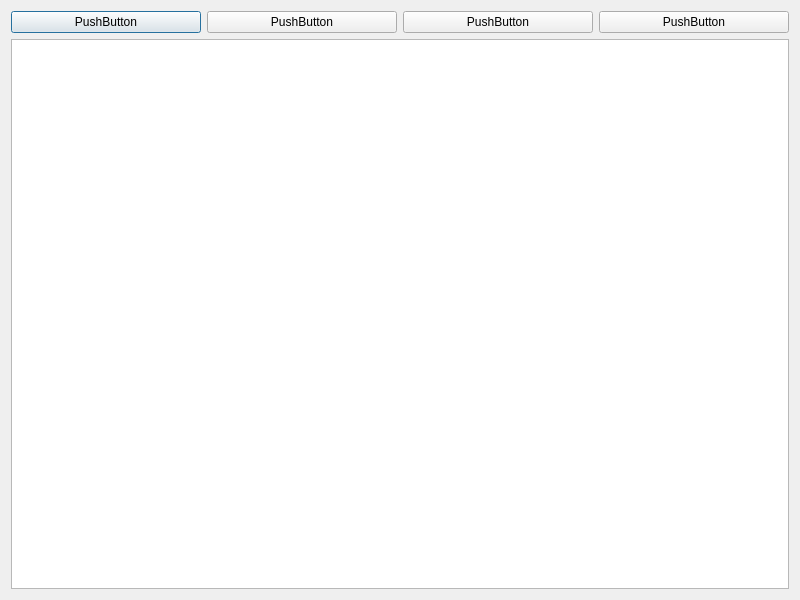
<?xml version="1.0" encoding="UTF-8"?>
<ui version="4.0">
 <class>MainDialog</class>
 <widget class="QDialog" name="MainDialog">
  <property name="geometry">
   <rect>
    <x>0</x>
    <y>0</y>
    <width>800</width>
    <height>600</height>
   </rect>
  </property>
  <property name="windowTitle">
   <string>Dialog</string>
  </property>
  <layout class="QVBoxLayout" name="verticalLayout_2">
   <item>
    <layout class="QVBoxLayout" name="verticalLayout">
     <item>
      <layout class="QHBoxLayout" name="horizontalLayout">
       <item>
        <widget class="QPushButton" name="pushButton_4">
         <property name="text">
          <string>PushButton</string>
         </property>
        </widget>
       </item>
       <item>
        <widget class="QPushButton" name="pushButton_3">
         <property name="text">
          <string>PushButton</string>
         </property>
        </widget>
       </item>
       <item>
        <widget class="QPushButton" name="pushButton_2">
         <property name="text">
          <string>PushButton</string>
         </property>
        </widget>
       </item>
       <item>
        <widget class="QPushButton" name="pushButton">
         <property name="text">
          <string>PushButton</string>
         </property>
        </widget>
       </item>
      </layout>
     </item>
     <item>
      <widget class="QTableView" name="tableView"/>
     </item>
    </layout>
   </item>
  </layout>
 </widget>
 <resources/>
 <connections/>
</ui>
